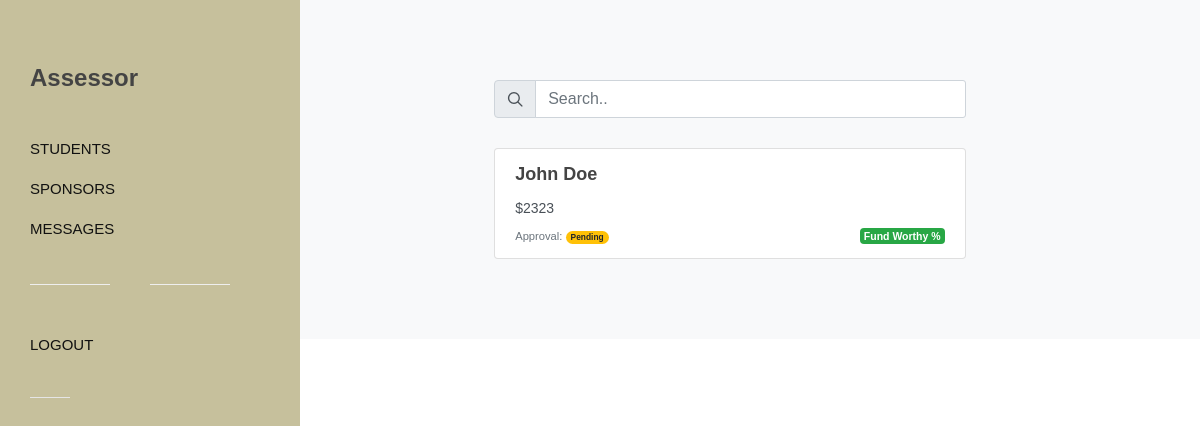
The app's page /assessor (signed in), older data.
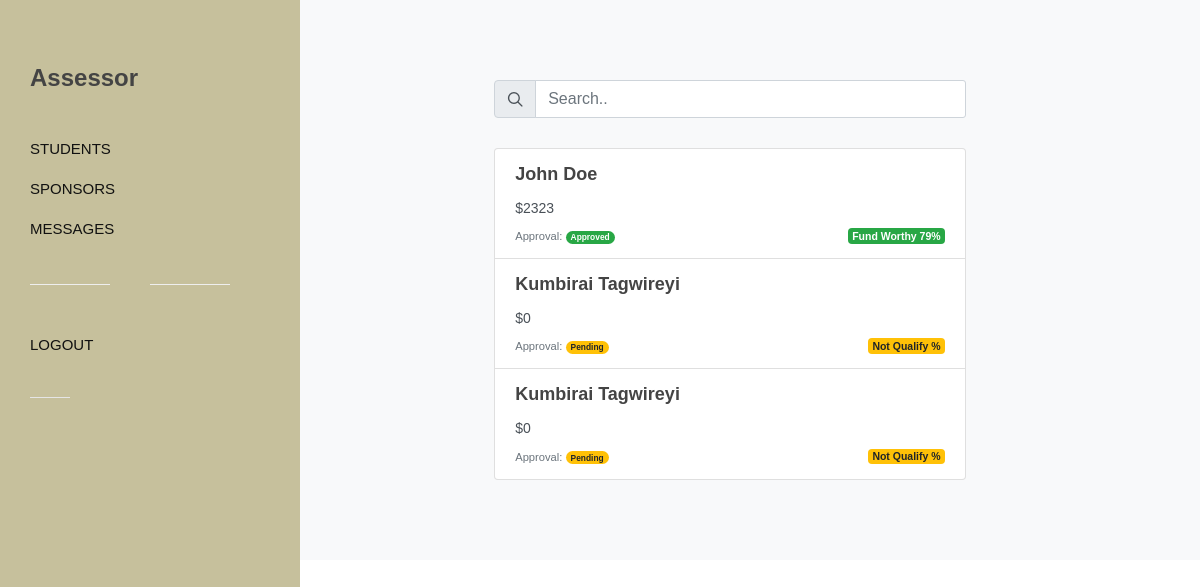
The same page, newer data.
### donate/models.py (models this page shows)
class Student(models.Model):
    first_name = models.CharField(max_length=100)
    last_name = models.CharField(max_length=100)
    user = models.OneToOneField(User, related_name="student", on_delete=models.CASCADE)
    image = models.ImageField(null=True, blank=True, editable=True, upload_to="images/")
    dob = models.DateField(blank=True, null=True)
    phone = models.CharField(blank=True, max_length=15)
    email = models.EmailField(max_length=100, blank=True, null=True)
    address = models.CharField(max_length=200, blank=True, null=True)
    city = models.CharField(max_length=100, blank=True, null=True)
    country = models.CharField(max_length=100, blank=True)
    gender = models.IntegerField(blank=True, null=True)
    feesav = models.IntegerField(blank=True, null=True)
    dhav = models.IntegerField(blank=True, null=True)
    health = models.IntegerField( blank=True, null=True)
    residence = models.IntegerField(blank=True, null=True)
    age = models.IntegerField(blank=True, null=True)
    fees = models.IntegerField(default=0)
    crowdfund = models.IntegerField(default=0)
    progress = models.IntegerField(default=0)
    fees_due = models.DateField(blank=True, null=True)
    school = models.CharField(blank=True, null=True, max_length=200)
    program = models.CharField(blank=True, null=True, max_length=100)
    about = models.CharField(blank=True, null=True, max_length=500)
    forest = models.CharField(default='Not Worthy', max_length=50)
    approval = models.CharField(max_length=50, default="Pending")
    confidence = models.FloatField(blank=True, null=True)
    created = models.DateTimeField(auto_now_add = True )
    updated = models.DateTimeField(auto_now = True)

### donate/views.py (the view)
# urls.py: path('assessor', views.assessor, name='assessor'),
@permission_required('donate.assessor', login_url='donate:assessor-login')
def assessor(request):
    students = Student.objects.all()
    return render(request, 'donate/students.html', {'students':students})

### donate/templates/donate/students.html (shortened to what this page needs)
{% extends 'donate/side.html' %}
{% block logo %}<h3>Assessor</h3>{% endblock %}
{% block nav %}
<li><a href="{% url 'donate:students' %}"><div>Students</div></a></li>
<li><a href="{% url 'donate:sponsors' %}"><div>Sponsors</div></a></li>
<li><a href="{% url 'donate:message' %}"><div>Messages</div></a></li>
<div class="divider divider-center"><a  data-scrollto="#header"><i class="icon-settings"></i></a></div>
<li><a href="{% url 'donate:assessor-logout' %}"><div>Logout</div></a></li>
{% endblock %}
{% block body %}
		<section id="content">
			<div class="content-wrap bg-light">
				<div class="container">
					<div class="row justify-content-center">
						<div class="col-lg-7 col-md-10">
						<div id="top-search-input topmargin">
							<form action="{% url 'donate:search-student' %}" method="get">
								<div class="input-group">
									<div class="input-group-prepend">
										<div class="input-group-text"><i class="icon-line-search"></i></div>
									</div>
									<input type="text" name="q" class="form-control" value="" placeholder="Search..">
								</div>
							</form>
						</div>
<div class="right-margin list-group">
    {% for student in students %}
    <a href="{% url 'donate:student-detail' student.id %}" class="list-group-item list-group-item-action flex-column  ">
        <div class="d-flex w-100 justify-content-between">
            <h4 class="mb-2">{{student.first_name}} {{student.last_name}}</h4>
        </div>
        <p class="mb-1">${{student.fees}}</p>
        <small class="text-muted">Approval:
            {% if student.approval == "Approved"%}
            <span class="badge badge-pill badge-success">Approved</span>
            {% elif student.approval == "Pending" %}
            <span class="badge badge-pill badge-warning">Pending</span>
            {% else %}
            <span class="badge badge-pill badge-danger">Rejected</span>
            {% endif %}</small>
            {% if student.forest == "Fund Worthy" %}
            <span class="badge badge-secondary float-right badge-success" style="margin-top: 3px;">Fund Worthy {{student.confidence|floatformat:0}}%</span>
            {% else %}
            <span class="badge badge-secondary float-right badge-warning" style="margin-top: 3px;">Not Qualify {{student.confidence|floatformat:0}}%</span>
            {% endif %}
    </a>
    {% endfor %}
</div>
</div>
</div>
</div>
</div>
</section
{% endblock %}

Row changes from the older to the newer data that the page shows:
changed Student "John": confidence (not shown) → "79"; approval "Pending" → "Approved"
added Student: first_name "Kumbirai", last_name "Tagwireyi", fees "0", approval "Pending"
added Student: first_name "Kumbirai", last_name "Tagwireyi", fees "0", approval "Pending"
